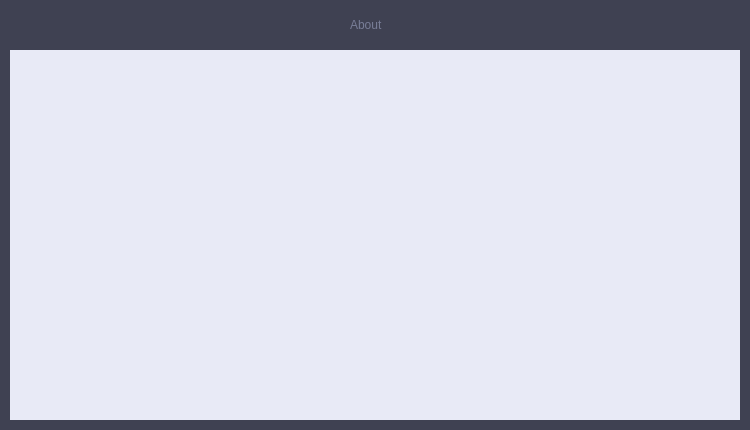
<?xml version="1.0" encoding="UTF-8"?>
<ui version="4.0">
 <class>About</class>
 <widget class="QDialog" name="About">
  <property name="geometry">
   <rect>
    <x>0</x>
    <y>0</y>
    <width>750</width>
    <height>430</height>
   </rect>
  </property>
  <property name="windowTitle">
   <string>Dialog</string>
  </property>
  <property name="styleSheet">
   <string notr="true">QDialog#About{
	background-color: #3f4152;
}</string>
  </property>
  <widget class="QWidget" name="widget" native="true">
   <property name="geometry">
    <rect>
     <x>10</x>
     <y>50</y>
     <width>730</width>
     <height>370</height>
    </rect>
   </property>
   <property name="styleSheet">
    <string notr="true">QWidget#widget{
	background-color: #e8eaf6;
}</string>
   </property>
   <widget class="QWidget" name="widget_2" native="true">
    <property name="geometry">
     <rect>
      <x>180</x>
      <y>30</y>
      <width>535</width>
      <height>330</height>
     </rect>
    </property>
    <property name="styleSheet">
     <string notr="true">QWidget#widget_2{
	background-image: url(:/images/about/about.png);
	border-style:none;
}</string>
    </property>
   </widget>
  </widget>
  <widget class="QWidget" name="titlebar" native="true">
   <property name="geometry">
    <rect>
     <x>0</x>
     <y>0</y>
     <width>750</width>
     <height>40</height>
    </rect>
   </property>
   <property name="styleSheet">
    <string notr="true"/>
   </property>
   <widget class="QPushButton" name="minbutton">
    <property name="geometry">
     <rect>
      <x>670</x>
      <y>0</y>
      <width>40</width>
      <height>40</height>
     </rect>
    </property>
    <property name="styleSheet">
     <string notr="true">QPushButton#minbutton{
	border-image:url(:/images/mainmenu/min_normal.png);border:0px;
} 
QPushButton#minbutton:hover{
	border-image:url(:/images/mainmenu/min_over.png);border:0px
} 
QPushButton#minbutton:pressed{
	border-image:url(:/images/mainmenu/min_on.png); position: relative;top: 1px; left: 1px;
}</string>
    </property>
    <property name="text">
     <string/>
    </property>
   </widget>
   <widget class="QPushButton" name="closebutton">
    <property name="geometry">
     <rect>
      <x>710</x>
      <y>0</y>
      <width>40</width>
      <height>40</height>
     </rect>
    </property>
    <property name="styleSheet">
     <string notr="true">QPushButton#closebutton{
	border-image:url(:/images/mainmenu/close_normal.png);border:0px;
} 
QPushButton#closebutton:hover{
	border-image:url(:/images/mainmenu/close_over.png);border:0px
} 
QPushButton#closebutton:pressed{
	border-image:url(:/images/mainmenu/close_on.png); position: relative;top: 1px; left: 1px;
}</string>
    </property>
    <property name="text">
     <string/>
    </property>
   </widget>
   <widget class="QLabel" name="label_2">
    <property name="geometry">
     <rect>
      <x>350</x>
      <y>4</y>
      <width>51</width>
      <height>41</height>
     </rect>
    </property>
    <property name="styleSheet">
     <string notr="true">QLabel#label_2{
	font: 14pt &quot;MS Shell Dlg 2&quot;;
	color: #787d97;
}</string>
    </property>
    <property name="text">
     <string>About</string>
    </property>
   </widget>
  </widget>
 </widget>
 <resources/>
 <connections/>
</ui>
